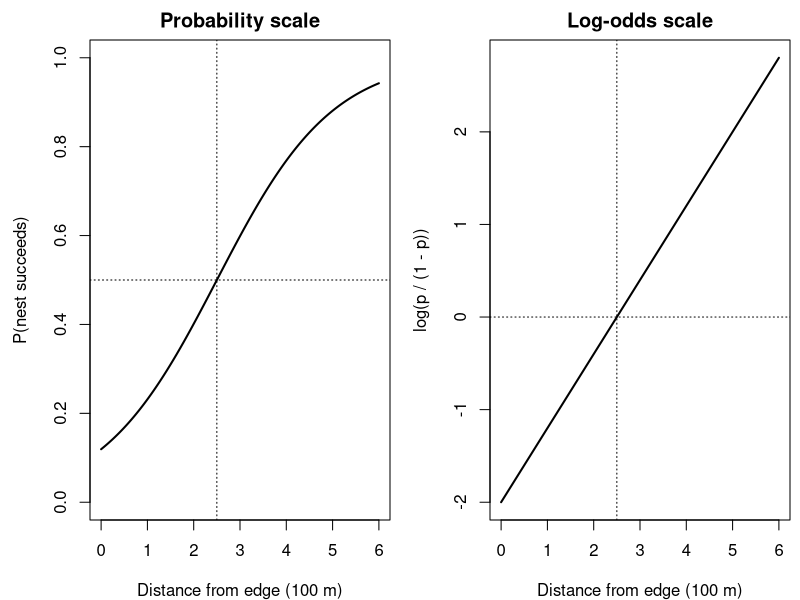
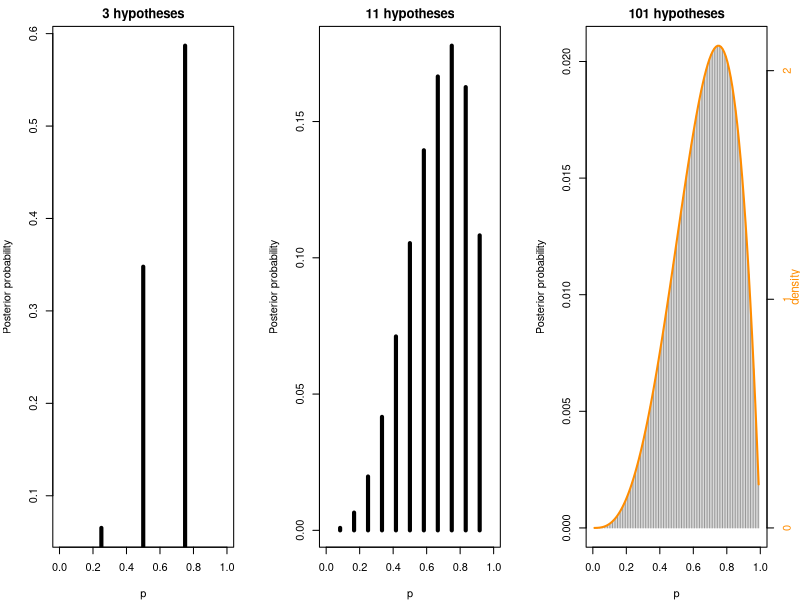
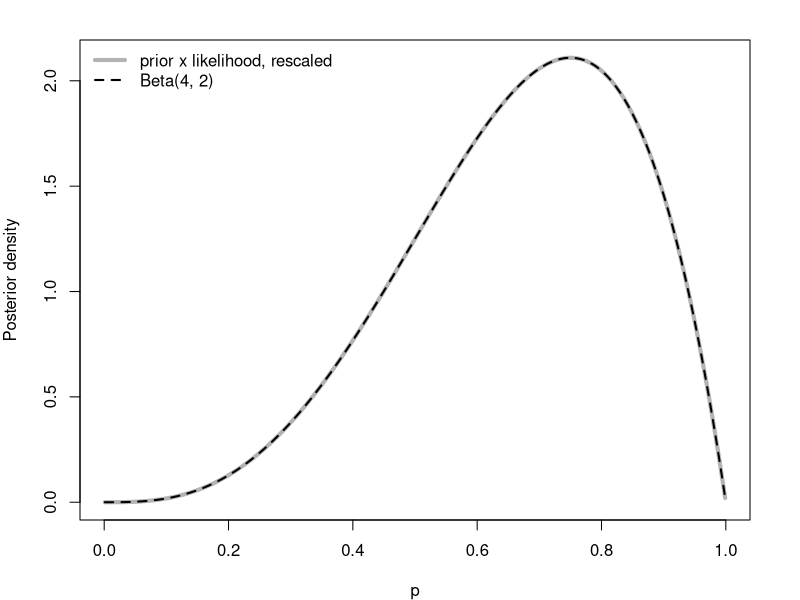

Source code (R) for these figures, in order:

#  NRES 746, Week 7, Lecture 2: Bayesian inference ---------------------------
#  Logistic regression; prior x likelihood = posterior, from Bayes' rule.
#  Run section by section in RStudio (use the outline to jump around).
#  Section numbers match the lecture notes. No extra packages needed.

# Opening: logistic regression and the log-odds ------------------------------
#  p = 1 / (1 + exp(-(a + b x)))   <->   log(p / (1 - p)) = a + b x
#  Odds = p / (1 - p): p = 0.75 is odds of 3 ("3 to 1")
#  b = change in log-odds per unit x; exp(b) multiplies the odds
#  p = 0.5 where a + b x = 0, i.e. x = -a / b (the LD50 in Lab 6)

a_ex <- -2   # nest success vs. distance from edge (100s of m)
b_ex <- 0.8
x_seq <- seq(0, 6, length.out = 200)

par(mfrow = c(1, 2), mar = c(4, 4.5, 2, 0.5))
plot(x_seq, plogis(a_ex + b_ex * x_seq), type = "l", lwd = 2, ylim = c(0, 1),
     xlab = "Distance from edge (100 m)", ylab = "P(nest succeeds)",
     main = "Probability scale")
abline(h = 0.5, v = -a_ex / b_ex, lty = 3)
plot(x_seq, a_ex + b_ex * x_seq, type = "l", lwd = 2,
     xlab = "Distance from edge (100 m)", ylab = "log(p / (1 - p))",
     main = "Log-odds scale")
abline(h = 0, v = -a_ex / b_ex, lty = 3)
par(mfrow = c(1, 1))

qlogis(0.75)            # log-odds of p = 0.75 is log(3)
plogis(qlogis(0.75))    # plogis() undoes qlogis()

# 1. Big picture --------------------------------------------------------------
#  THEORY -> MODEL(S) -> DATA (fit) -> COMPARE -> repeat
#  Same model, same likelihood as Monday; new way to describe uncertainty.
#  Frequentist: parameter fixed, data random, CI = a procedure.
#  Bayesian: uncertainty about the parameter = a probability distribution.
#  prior -> (likelihood) -> posterior, via Bayes' rule (Week 3, Lab 3).

# 2a. Bayes' rule with three hypotheses ---------------------------------------
#  P(H_i | D) = P(D | H_i) P(H_i) / sum_j P(D | H_j) P(H_j)
#  Week 5 WOD nests: outcomes 1, 1, 0, 1, so L(p) = p^3 (1 - p)

p3 <- c(0.25, 0.5, 0.75)
lik3 <- p3^3 * (1 - p3)
prior3 <- rep(1/3, 3)
post3 <- lik3 * prior3 / sum(lik3 * prior3)
round(rbind(likelihood = lik3, posterior = post3), 3)

sum(lik3)    # 46/256: likelihoods don't sum to 1
lik3 * 256   # 3, 16, 27
post3 * 46   # posterior = 3/46, 16/46, 27/46

# 2b. From a few hypotheses to a whole distribution ---------------------------
#  Same calculation with 3, 11, 101 values of p; flat prior on every grid
#  Why do the bars shrink? One value of p has probability 0
#  Bar / spacing -> density (Beta(4, 2)); areas give probabilities
#  P(p | y) = L(p) P(p) / integral of L(p) P(p) dp
#  Denominator = one number (marginal likelihood); hard in many dimensions -> MCMC
#  Sticking points: posterior = our knowledge of p, not p varying;
#  a density is not a probability (it can exceed 1)

par(mfrow = c(1, 3), mar = c(4, 4, 2, 2.5))
for (n_grid in c(3, 11, 101)) {
  p_g <- seq(0, 1, length.out = n_grid + 2)[-c(1, n_grid + 2)]
  w <- p_g^3 * (1 - p_g)
  prob <- w / sum(w)
  spacing <- diff(p_g)[1]
  plot(p_g, prob, type = "h", lwd = if (n_grid < 20) 4 else 1,
       col = if (n_grid < 20) "black" else "grey60",
       xlim = c(0, 1), xlab = "p", ylab = "Posterior probability",
       main = paste(n_grid, "hypotheses"))
  if (n_grid == 101) {
    lines(p_g, dbeta(p_g, 4, 2) * spacing, lwd = 2, col = "darkorange")
    axis(4, at = (0:2) * spacing, labels = 0:2, col.axis = "darkorange")
    mtext("density", side = 4, line = 1.6, cex = 0.7, col = "darkorange")
  }
  cat(n_grid, "values: tallest bar", round(max(prob), 3),
      "; bar / spacing", round(max(prob) / spacing, 2), "\n")
}
par(mfrow = c(1, 1))
dbeta(0.75, 4, 2)   # peak of the limiting density

# 3. The Beta prior and conjugacy --------------------------------------------
#  Binomial likelihood: L(p) ~ p^k (1 - p)^(n - k)
#  Beta(alpha, beta) prior: P(p) ~ p^(alpha - 1) (1 - p)^(beta - 1)
#  Numerator: p^(k + alpha - 1) (1 - p)^(n - k + beta - 1) -> Beta(alpha + k, beta + n - k)
#  Conjugate = just add counts; alpha - 1, beta - 1 = prior successes, failures
#  Nests (3 of 4) with a flat Beta(1, 1) prior -> Beta(4, 2)

k_nest <- 3
n_nest <- 4
p_seq <- seq(0.001, 0.999, length.out = 500)
numer <- p_seq^k_nest * (1 - p_seq)^(n_nest - k_nest) * dbeta(p_seq, 1, 1)
step <- diff(p_seq)[1]
plot(p_seq, numer / sum(numer * step), type = "l", lwd = 4, col = "grey70",
     xlab = "p", ylab = "Posterior density")   # prior x likelihood, rescaled
lines(p_seq, dbeta(p_seq, 1 + k_nest, 1 + n_nest - k_nest), lwd = 2, lty = 2)
legend("topleft", c("prior x likelihood, rescaled", "Beta(4, 2)"),
       lwd = c(4, 2), lty = c(1, 2), col = c("grey70", "black"), bty = "n")

# 4. Return to the big picture ------------------------------------------------
#  Same model, same likelihood; multiply by a prior, read off the posterior
#  Conjugate = add counts
#  Next time: germination example with two priors (Week 8, Lecture 1)
